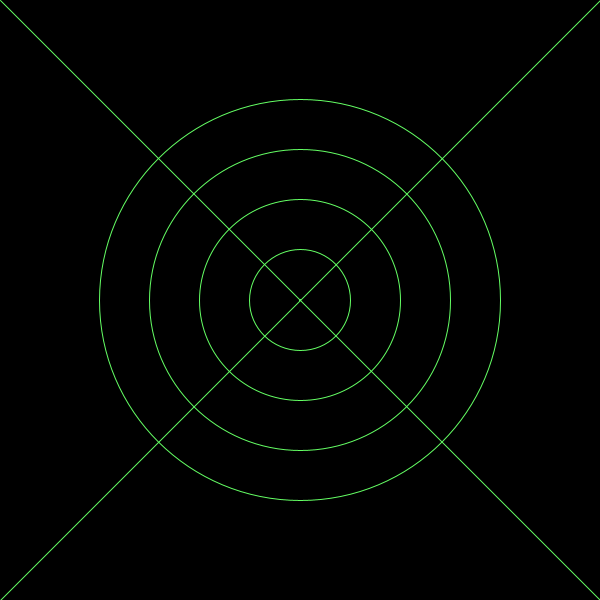
Frame 1 (no input)
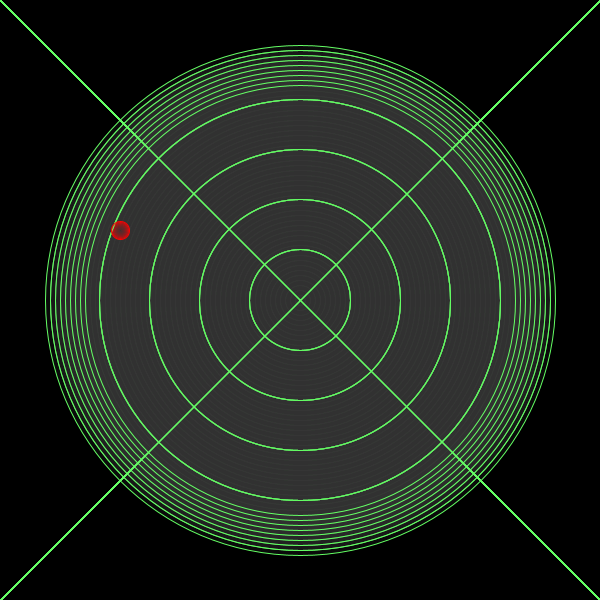
Frame 60 (the mouse pressed at the canvas centre just before this capture)
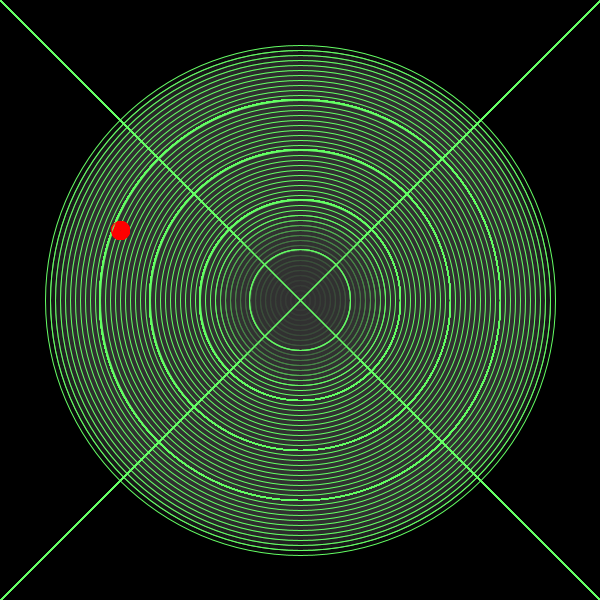
Frame 120 (the mouse held since frame 60 and released just before this capture)

The Processing sketch that drew these frames (run headless with seeded random() and noise(); from frame 60 on, the mouse is pressed at the canvas centre):

// Processing sketch: processing_74798
// ── processing_74798.pde

float circle1 = 0;
float circle2 = 0;
float center;
int CD = 1;
 
void setup() {
  size(600,600);
  smooth();
  background(0);
  center = width / 2;
} 
   
    
void draw() {

  stroke (100, 255, 100);
  fill (50, 50);
  
ellipse (center, center , circle1 , circle1);

circle1 = circle1 + 10;

if (circle1 > 500) {
  circle1 = circle1 * -1;
}


fill (0,0);

  for (int CD=1; CD < 500; CD = CD + 100) { 
  ellipse (300, 300, CD, CD);
  }
  
  
  
  line (0,0, 600, 600);
  line (600,0, 0, 600);
  
  stroke (255, 0 , 0);
  ellipse (120, 230 , circle2 , circle2);
  circle2 = circle2 + 2;
  circle2 = circle2 % 20;

}
